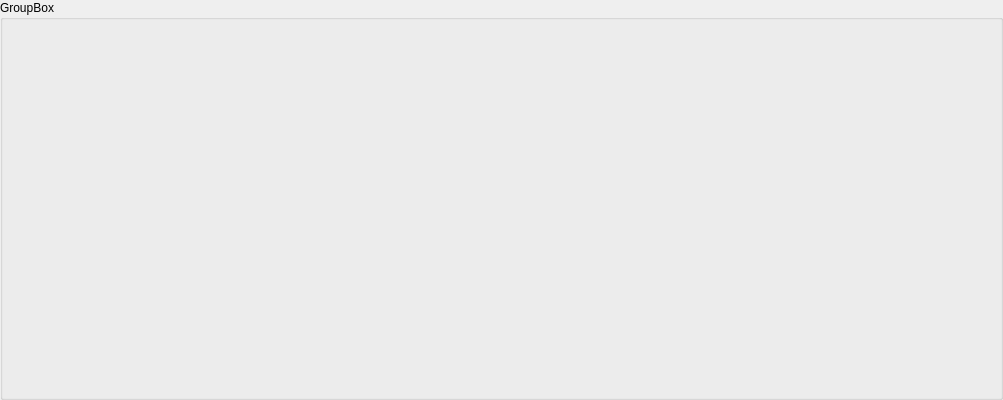
<?xml version="1.0" encoding="UTF-8"?>
<ui version="4.0">
 <class>MetricsCounter</class>
 <widget class="QWidget" name="MetricsCounter">
  <property name="geometry">
   <rect>
    <x>0</x>
    <y>0</y>
    <width>1003</width>
    <height>400</height>
   </rect>
  </property>
  <property name="windowTitle">
   <string>Form</string>
  </property>
  <layout class="QGridLayout" name="mainGridLayout">
   <property name="leftMargin">
    <number>0</number>
   </property>
   <property name="topMargin">
    <number>0</number>
   </property>
   <property name="rightMargin">
    <number>0</number>
   </property>
   <property name="bottomMargin">
    <number>0</number>
   </property>
   <item row="0" column="0">
    <widget class="QGroupBox" name="counterGroupBox">
     <property name="title">
      <string>GroupBox</string>
     </property>
     <layout class="QGridLayout" name="groupBoxGridLayout"/>
    </widget>
   </item>
  </layout>
 </widget>
 <resources/>
 <connections/>
</ui>
